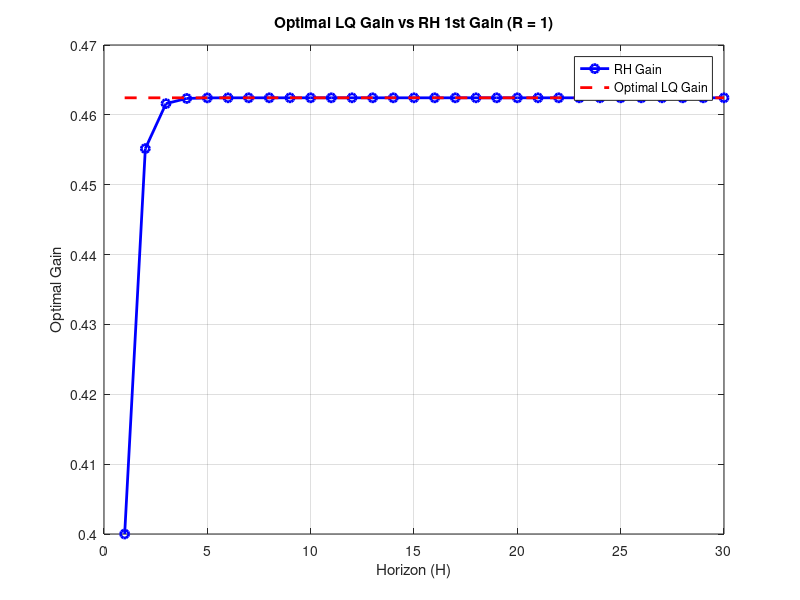
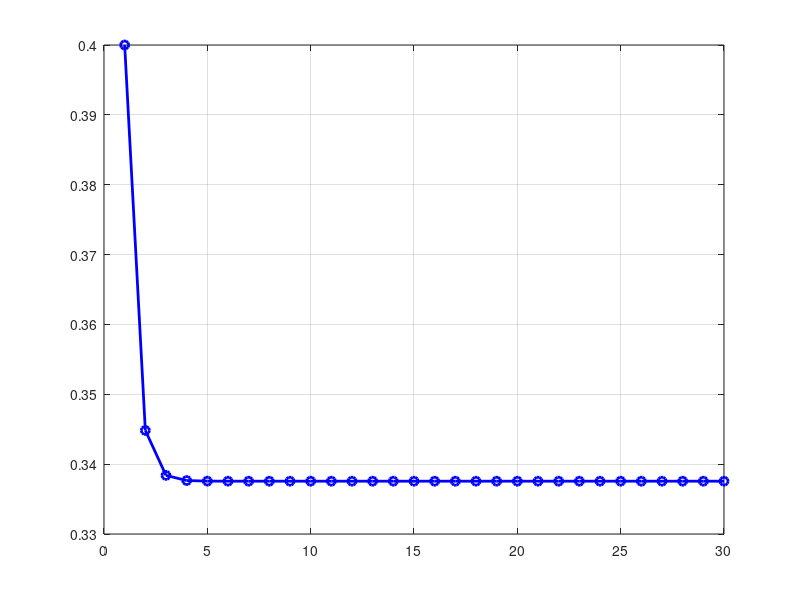

Recreate these plots in MATLAB, in order. (Note: this script raises an error after producing the figures.)
clear , clc, close all;


%% Exercise 1 - (2nd Plant) - R = 1

% Define system matrices
A = 0.8;
B = 1;
C = 1;

% Define weight matrices
Q = transpose(C) * C;
R = 1;

% Compute optimal LQ gain using dlqr
[K_LQ, S, ~] = dlqr(A, B, Q, R);

eigenvalues = eig(A - B*K_LQ);

%% Exercise 2 - (2nd Plant) - R = 1

% Initialize horizon H values
H_values = 1:30;

% Initialize arrays to store optimal RH gains
K_RH_values = zeros(size(H_values));
RH_eigenvalues = zeros(size(H_values));

% Compute optimal RH gain for each horizon value
for i = 1:length(H_values)
    H = H_values(i);
    
    % Compute matrices W and Pi
    W = zeros(H);
    Pi = zeros(1, H);
    for j = 1:H
        for k = 1:j
            W(j, k) = C * A^(j-k) * B;
        end
        Pi(j) = C * A^(j);
    end

    % Compute optimal RH gain
    M = W' * W + R * eye(H);
    K_RH = inv(M) * W' * Pi';
    K_RH_values(i) = K_RH(1);
    RH_eigenvalues(i) = eig(A - B*K_RH(1));
end

% Plot optimal RH gain as a function of H
figure;
plot(H_values, K_RH_values, 'b-o', 'LineWidth', 2);
hold on;
grid on;
optimal_LQ_gain = repmat(K_LQ, size(H_values));
plot(H_values, optimal_LQ_gain, 'r--', 'LineWidth', 2);
xlabel('Horizon (H)');
ylabel('Optimal Gain');
legend('RH Gain', 'Optimal LQ Gain');
title('Optimal LQ Gain vs RH 1st Gain (R = 1)');

%% Exercise 3 - (2nd Plant) - R = 1


figure;
plot(H_values, RH_eigenvalues, 'b-o', 'LineWidth', 2);
hold on;
grid on;
yline(1, 'r--', 'LineWidth', 2);
xlabel('Horizon (H)');
ylabel('Eigenvalues');
title('Closed-Loop eigenvalues (R = 1)');

figure;
zplane([], RH_eigenvalues'), grid on

%% Exercise 1 - (2nd Plant) - R = 10

% Define system matrices
A = 0.8;
B = 1;
C = 1;

% Define weight matrices
Q = transpose(C) * C;
R = 10;

% Compute optimal LQ gain using dlqr
[K_LQ, S, ~] = dlqr(A, B, Q, R);

eigenvalues = eig(A - B*K_LQ);

%% Exercise 2 - (2nd Plant) - R = 10

% Initialize horizon H values
H_values = 1:30;

% Initialize arrays to store optimal RH gains
K_RH_values = zeros(size(H_values));
RH_eigenvalues = zeros(size(H_values));

% Compute optimal RH gain for each horizon value
for i = 1:length(H_values)
    H = H_values(i);
    
    % Compute matrices W and Pi
    W = zeros(H);
    Pi = zeros(1, H);
    for j = 1:H
        for k = 1:j
            W(j, k) = C * A^(j-k) * B;
        end
        Pi(j) = C * A^(j);
    end

    % Compute optimal RH gain
    M = W' * W + R * eye(H);
    K_RH = inv(M) * W' * Pi';
    K_RH_values(i) = K_RH(1);
    RH_eigenvalues(i) = eig(A - B*K_RH(1));
end

% Plot optimal RH gain as a function of H
figure;
plot(H_values, K_RH_values, 'b-o', 'LineWidth', 2);
hold on;
grid on;
optimal_LQ_gain = repmat(K_LQ, size(H_values));
plot(H_values, optimal_LQ_gain, 'r--', 'LineWidth', 2);
xlabel('Horizon (H)');
ylabel('Optimal Gain');
legend('RH Gain', 'Optimal LQ Gain');
title('Optimal LQ Gain vs RH 1st Gain (R = 10)');

%% Exercise 3 - (2nd Plant) - R = 10

figure;
plot(H_values, RH_eigenvalues, 'b-o', 'LineWidth', 2);
hold on;
grid on;
yline(1, 'r--', 'LineWidth', 2);
xlabel('Horizon (H)');
ylabel('Eigenvalues');
title('Closed-Loop eigenvalues (R = 10)');

figure;
zplane([], RH_eigenvalues'), grid on

%% Exercise 1 - (2nd Plant) - R = 100

% Define system matrices
A = 0.8;
B = 1;
C = 1;

% Define weight matrices
Q = transpose(C) * C;
R = 100;

% Compute optimal LQ gain using dlqr
[K_LQ, S, ~] = dlqr(A, B, Q, R);

eigenvalues = eig(A - B*K_LQ);

%% Exercise 2 - (2nd Plant) - R = 100

% Initialize horizon H values
H_values = 1:30;

% Initialize arrays to store optimal RH gains
K_RH_values = zeros(size(H_values));
RH_eigenvalues = zeros(size(H_values));

% Compute optimal RH gain for each horizon value
for i = 1:length(H_values)
    H = H_values(i);
    
    % Compute matrices W and Pi
    W = zeros(H);
    Pi = zeros(1, H);
    for j = 1:H
        for k = 1:j
            W(j, k) = C * A^(j-k) * B;
        end
        Pi(j) = C * A^(j);
    end

    % Compute optimal RH gain
    M = W' * W + R * eye(H);
    K_RH = inv(M) * W' * Pi';
    K_RH_values(i) = K_RH(1);
    RH_eigenvalues(i) = eig(A - B*K_RH(1));
end

% Plot optimal RH gain as a function of H
figure;
plot(H_values, K_RH_values, 'b-o', 'LineWidth', 2);
hold on;
grid on;
optimal_LQ_gain = repmat(K_LQ, size(H_values));
plot(H_values, optimal_LQ_gain, 'r--', 'LineWidth', 2);
xlabel('Horizon (H)');
ylabel('Optimal Gain');
legend('RH Gain', 'Optimal LQ Gain');
title('Optimal LQ Gain vs RH 1st Gain (R = 100)');

%% Exercise 3 - (2nd Plant) - R = 100

figure;
plot(H_values, RH_eigenvalues, 'b-o', 'LineWidth', 2);
hold on;
grid on;
yline(1, 'r--', 'LineWidth', 2);
xlabel('Horizon (H)');
ylabel('Eigenvalues');
title('Closed-Loop eigenvalues (R = 100)');

figure;
zplane([], RH_eigenvalues'), grid on
